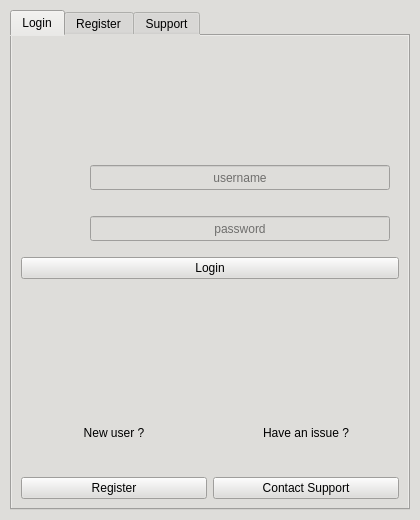
<?xml version="1.0" encoding="UTF-8"?>
<ui version="4.0">
 <class>MainWindow</class>
 <widget class="QMainWindow" name="MainWindow">
  <property name="geometry">
   <rect>
    <x>0</x>
    <y>0</y>
    <width>420</width>
    <height>520</height>
   </rect>
  </property>
  <property name="minimumSize">
   <size>
    <width>420</width>
    <height>520</height>
   </size>
  </property>
  <property name="maximumSize">
   <size>
    <width>420</width>
    <height>520</height>
   </size>
  </property>
  <property name="windowTitle">
   <string>MainWindow</string>
  </property>
  <property name="styleSheet">
   <string notr="true">background-color: rgb(222, 221, 218);</string>
  </property>
  <widget class="QWidget" name="centralwidget">
   <layout class="QGridLayout" name="gridLayout_4">
    <item row="0" column="0">
     <widget class="QTabWidget" name="MainTabs">
      <property name="sizePolicy">
       <sizepolicy hsizetype="Preferred" vsizetype="Preferred">
        <horstretch>0</horstretch>
        <verstretch>0</verstretch>
       </sizepolicy>
      </property>
      <property name="minimumSize">
       <size>
        <width>400</width>
        <height>500</height>
       </size>
      </property>
      <property name="maximumSize">
       <size>
        <width>400</width>
        <height>500</height>
       </size>
      </property>
      <property name="styleSheet">
       <string notr="true">background-color: rgb(222, 221, 218);</string>
      </property>
      <property name="currentIndex">
       <number>0</number>
      </property>
      <property name="iconSize">
       <size>
        <width>25</width>
        <height>25</height>
       </size>
      </property>
      <widget class="QWidget" name="LoginTab">
       <attribute name="icon">
        <iconset>
         <normaloff>UI_Resources/icons/8687572_ic_fluent_person_arrow_right_icon.png</normaloff>UI_Resources/icons/8687572_ic_fluent_person_arrow_right_icon.png</iconset>
       </attribute>
       <attribute name="title">
        <string>Login</string>
       </attribute>
       <layout class="QGridLayout" name="gridLayout">
        <item row="3" column="0">
         <layout class="QVBoxLayout" name="verticalLayout_3">
          <item>
           <layout class="QVBoxLayout" name="verticalLayout_4">
            <item>
             <layout class="QHBoxLayout" name="horizontalLayout_6">
              <item>
               <widget class="QLabel" name="RegisterText">
                <property name="lineWidth">
                 <number>1</number>
                </property>
                <property name="text">
                 <string>New user ?</string>
                </property>
                <property name="alignment">
                 <set>Qt::AlignCenter</set>
                </property>
                <property name="wordWrap">
                 <bool>false</bool>
                </property>
                <property name="textInteractionFlags">
                 <set>Qt::NoTextInteraction</set>
                </property>
               </widget>
              </item>
              <item>
               <widget class="QLabel" name="SupportText">
                <property name="text">
                 <string>Have an issue ?</string>
                </property>
                <property name="alignment">
                 <set>Qt::AlignCenter</set>
                </property>
               </widget>
              </item>
             </layout>
            </item>
           </layout>
          </item>
          <item>
           <layout class="QHBoxLayout" name="horizontalLayout">
            <item>
             <widget class="QPushButton" name="RegisterPushbutton">
              <property name="text">
               <string>Register</string>
              </property>
              <property name="icon">
               <iconset>
                <normaloff>UI_Resources/icons/8687684_ic_fluent_person_add_regular_icon.png</normaloff>UI_Resources/icons/8687684_ic_fluent_person_add_regular_icon.png</iconset>
              </property>
              <property name="iconSize">
               <size>
                <width>25</width>
                <height>25</height>
               </size>
              </property>
             </widget>
            </item>
            <item>
             <widget class="QPushButton" name="SupportPushButton">
              <property name="text">
               <string>Contact Support</string>
              </property>
              <property name="icon">
               <iconset>
                <normaloff>UI_Resources/icons/8687662_ic_fluent_people_toolbox_regular_icon.png</normaloff>UI_Resources/icons/8687662_ic_fluent_people_toolbox_regular_icon.png</iconset>
              </property>
              <property name="iconSize">
               <size>
                <width>25</width>
                <height>25</height>
               </size>
              </property>
             </widget>
            </item>
           </layout>
          </item>
         </layout>
        </item>
        <item row="1" column="0">
         <layout class="QVBoxLayout" name="verticalLayout">
          <item>
           <layout class="QHBoxLayout" name="horizontalLayout_2">
            <item>
             <widget class="QLabel" name="username_loginlabel">
              <property name="sizePolicy">
               <sizepolicy hsizetype="Preferred" vsizetype="Preferred">
                <horstretch>0</horstretch>
                <verstretch>0</verstretch>
               </sizepolicy>
              </property>
              <property name="minimumSize">
               <size>
                <width>45</width>
                <height>45</height>
               </size>
              </property>
              <property name="maximumSize">
               <size>
                <width>45</width>
                <height>45</height>
               </size>
              </property>
              <property name="styleSheet">
               <string notr="true">image: url(:/icons/icons/8687666_ic_fluent_person_note_regular_icon.png);</string>
              </property>
              <property name="text">
               <string/>
              </property>
              <property name="textFormat">
               <enum>Qt::RichText</enum>
              </property>
             </widget>
            </item>
            <item>
             <widget class="QLineEdit" name="username">
              <property name="maximumSize">
               <size>
                <width>300</width>
                <height>25</height>
               </size>
              </property>
              <property name="maxLength">
               <number>50</number>
              </property>
              <property name="alignment">
               <set>Qt::AlignCenter</set>
              </property>
              <property name="placeholderText">
               <string>username</string>
              </property>
             </widget>
            </item>
           </layout>
          </item>
          <item>
           <layout class="QHBoxLayout" name="horizontalLayout_3">
            <item>
             <widget class="QLabel" name="password_loginlabel">
              <property name="sizePolicy">
               <sizepolicy hsizetype="Preferred" vsizetype="Preferred">
                <horstretch>0</horstretch>
                <verstretch>0</verstretch>
               </sizepolicy>
              </property>
              <property name="minimumSize">
               <size>
                <width>45</width>
                <height>45</height>
               </size>
              </property>
              <property name="maximumSize">
               <size>
                <width>45</width>
                <height>45</height>
               </size>
              </property>
              <property name="styleSheet">
               <string notr="true">image: url(:/icons/icons/8687509_ic_fluent_key_multiple_regular_icon.png);</string>
              </property>
              <property name="text">
               <string/>
              </property>
              <property name="textFormat">
               <enum>Qt::RichText</enum>
              </property>
             </widget>
            </item>
            <item>
             <widget class="QLineEdit" name="password">
              <property name="maximumSize">
               <size>
                <width>300</width>
                <height>25</height>
               </size>
              </property>
              <property name="maxLength">
               <number>50</number>
              </property>
              <property name="echoMode">
               <enum>QLineEdit::Password</enum>
              </property>
              <property name="alignment">
               <set>Qt::AlignCenter</set>
              </property>
              <property name="placeholderText">
               <string>password</string>
              </property>
             </widget>
            </item>
           </layout>
          </item>
          <item>
           <layout class="QHBoxLayout" name="horizontalLayout_4">
            <item>
             <layout class="QVBoxLayout" name="verticalLayout_2">
              <item>
               <layout class="QHBoxLayout" name="horizontalLayout_5" stretch="1">
                <property name="spacing">
                 <number>0</number>
                </property>
                <item>
                 <widget class="QPushButton" name="LoginButton">
                  <property name="sizePolicy">
                   <sizepolicy hsizetype="Minimum" vsizetype="Fixed">
                    <horstretch>0</horstretch>
                    <verstretch>0</verstretch>
                   </sizepolicy>
                  </property>
                  <property name="maximumSize">
                   <size>
                    <width>16777215</width>
                    <height>16777215</height>
                   </size>
                  </property>
                  <property name="text">
                   <string>Login</string>
                  </property>
                  <property name="flat">
                   <bool>false</bool>
                  </property>
                 </widget>
                </item>
               </layout>
              </item>
             </layout>
            </item>
           </layout>
          </item>
         </layout>
        </item>
        <item row="2" column="0">
         <widget class="QLabel" name="label">
          <property name="text">
           <string/>
          </property>
          <property name="alignment">
           <set>Qt::AlignCenter</set>
          </property>
         </widget>
        </item>
        <item row="0" column="0">
         <widget class="QLabel" name="LoginImage">
          <property name="text">
           <string/>
          </property>
          <property name="textFormat">
           <enum>Qt::RichText</enum>
          </property>
          <property name="pixmap">
           <pixmap resource="../../UserInterface/UI_Resources/images.qrc">:/newPrefix/images/pexels-eberhardgross-691668.jpg</pixmap>
          </property>
          <property name="scaledContents">
           <bool>true</bool>
          </property>
         </widget>
        </item>
       </layout>
      </widget>
      <widget class="QWidget" name="RegisterTab">
       <attribute name="icon">
        <iconset>
         <normaloff>UI_Resources/icons/8687684_ic_fluent_person_add_regular_icon.png</normaloff>UI_Resources/icons/8687684_ic_fluent_person_add_regular_icon.png</iconset>
       </attribute>
       <attribute name="title">
        <string>Register</string>
       </attribute>
       <layout class="QGridLayout" name="gridLayout_2">
        <item row="0" column="0">
         <layout class="QVBoxLayout" name="verticalLayout_5">
          <item>
           <layout class="QHBoxLayout" name="horizontalLayout_7">
            <item>
             <widget class="QLabel" name="RegisterUsernameLabel">
              <property name="sizePolicy">
               <sizepolicy hsizetype="Preferred" vsizetype="Preferred">
                <horstretch>0</horstretch>
                <verstretch>0</verstretch>
               </sizepolicy>
              </property>
              <property name="minimumSize">
               <size>
                <width>45</width>
                <height>45</height>
               </size>
              </property>
              <property name="maximumSize">
               <size>
                <width>45</width>
                <height>45</height>
               </size>
              </property>
              <property name="styleSheet">
               <string notr="true">image: url(:/icons/icons/8687538_ic_fluent_person_regular_icon.png);</string>
              </property>
              <property name="text">
               <string/>
              </property>
              <property name="textFormat">
               <enum>Qt::RichText</enum>
              </property>
             </widget>
            </item>
            <item>
             <widget class="QLineEdit" name="RegisterUsername">
              <property name="maximumSize">
               <size>
                <width>300</width>
                <height>25</height>
               </size>
              </property>
              <property name="alignment">
               <set>Qt::AlignCenter</set>
              </property>
              <property name="placeholderText">
               <string>Enter username</string>
              </property>
             </widget>
            </item>
           </layout>
          </item>
          <item>
           <layout class="QHBoxLayout" name="horizontalLayout_10">
            <item>
             <widget class="QLabel" name="RegisterNameLabel">
              <property name="sizePolicy">
               <sizepolicy hsizetype="Preferred" vsizetype="Preferred">
                <horstretch>0</horstretch>
                <verstretch>0</verstretch>
               </sizepolicy>
              </property>
              <property name="minimumSize">
               <size>
                <width>45</width>
                <height>45</height>
               </size>
              </property>
              <property name="maximumSize">
               <size>
                <width>45</width>
                <height>45</height>
               </size>
              </property>
              <property name="styleSheet">
               <string notr="true">image: url(:/icons/icons/8687056_ic_fluent_contact_card_group_icon.png);</string>
              </property>
              <property name="text">
               <string/>
              </property>
              <property name="textFormat">
               <enum>Qt::RichText</enum>
              </property>
             </widget>
            </item>
            <item>
             <widget class="QLineEdit" name="RegisterName">
              <property name="maximumSize">
               <size>
                <width>300</width>
                <height>25</height>
               </size>
              </property>
              <property name="echoMode">
               <enum>QLineEdit::Normal</enum>
              </property>
              <property name="alignment">
               <set>Qt::AlignCenter</set>
              </property>
              <property name="placeholderText">
               <string>Enter your name</string>
              </property>
             </widget>
            </item>
           </layout>
          </item>
          <item>
           <layout class="QHBoxLayout" name="horizontalLayout_8">
            <item>
             <widget class="QLabel" name="RegisterPasswordLabel">
              <property name="sizePolicy">
               <sizepolicy hsizetype="Preferred" vsizetype="Preferred">
                <horstretch>0</horstretch>
                <verstretch>0</verstretch>
               </sizepolicy>
              </property>
              <property name="minimumSize">
               <size>
                <width>45</width>
                <height>45</height>
               </size>
              </property>
              <property name="maximumSize">
               <size>
                <width>45</width>
                <height>45</height>
               </size>
              </property>
              <property name="styleSheet">
               <string notr="true">image: url(:/icons/icons/8687518_ic_fluent_lock_closed_regular_icon.png);</string>
              </property>
              <property name="text">
               <string/>
              </property>
              <property name="textFormat">
               <enum>Qt::RichText</enum>
              </property>
             </widget>
            </item>
            <item>
             <widget class="QLineEdit" name="RegisterPassword">
              <property name="maximumSize">
               <size>
                <width>300</width>
                <height>25</height>
               </size>
              </property>
              <property name="echoMode">
               <enum>QLineEdit::Password</enum>
              </property>
              <property name="alignment">
               <set>Qt::AlignCenter</set>
              </property>
              <property name="placeholderText">
               <string>Enter password</string>
              </property>
             </widget>
            </item>
           </layout>
          </item>
          <item>
           <layout class="QHBoxLayout" name="horizontalLayout_9">
            <item>
             <widget class="QLabel" name="RegisterReenterPasswordLabel">
              <property name="sizePolicy">
               <sizepolicy hsizetype="Preferred" vsizetype="Preferred">
                <horstretch>0</horstretch>
                <verstretch>0</verstretch>
               </sizepolicy>
              </property>
              <property name="minimumSize">
               <size>
                <width>45</width>
                <height>45</height>
               </size>
              </property>
              <property name="maximumSize">
               <size>
                <width>45</width>
                <height>45</height>
               </size>
              </property>
              <property name="styleSheet">
               <string notr="true">image: url(:/icons/icons/8687400_ic_fluent_lock_shield_regular_icon.png);</string>
              </property>
              <property name="text">
               <string/>
              </property>
              <property name="textFormat">
               <enum>Qt::RichText</enum>
              </property>
             </widget>
            </item>
            <item>
             <widget class="QLineEdit" name="RegisterReenterPassword">
              <property name="maximumSize">
               <size>
                <width>300</width>
                <height>25</height>
               </size>
              </property>
              <property name="echoMode">
               <enum>QLineEdit::Password</enum>
              </property>
              <property name="alignment">
               <set>Qt::AlignCenter</set>
              </property>
              <property name="placeholderText">
               <string>Re-enter password</string>
              </property>
             </widget>
            </item>
           </layout>
          </item>
          <item>
           <layout class="QHBoxLayout" name="horizontalLayout_11">
            <item>
             <widget class="QLabel" name="RegisterEmailLabel">
              <property name="sizePolicy">
               <sizepolicy hsizetype="Preferred" vsizetype="Preferred">
                <horstretch>0</horstretch>
                <verstretch>0</verstretch>
               </sizepolicy>
              </property>
              <property name="minimumSize">
               <size>
                <width>45</width>
                <height>45</height>
               </size>
              </property>
              <property name="maximumSize">
               <size>
                <width>45</width>
                <height>45</height>
               </size>
              </property>
              <property name="styleSheet">
               <string notr="true">image: url(:/icons/icons/8687459_ic_fluent_mail_regular_icon.png);</string>
              </property>
              <property name="text">
               <string/>
              </property>
              <property name="textFormat">
               <enum>Qt::RichText</enum>
              </property>
             </widget>
            </item>
            <item>
             <widget class="QLineEdit" name="RegisterEmail">
              <property name="maximumSize">
               <size>
                <width>300</width>
                <height>25</height>
               </size>
              </property>
              <property name="alignment">
               <set>Qt::AlignCenter</set>
              </property>
              <property name="placeholderText">
               <string>Enter E-mail</string>
              </property>
             </widget>
            </item>
           </layout>
          </item>
          <item>
           <layout class="QHBoxLayout" name="horizontalLayout_12">
            <property name="spacing">
             <number>6</number>
            </property>
            <item>
             <widget class="QLabel" name="GenderLabel">
              <property name="sizePolicy">
               <sizepolicy hsizetype="Preferred" vsizetype="Preferred">
                <horstretch>0</horstretch>
                <verstretch>0</verstretch>
               </sizepolicy>
              </property>
              <property name="minimumSize">
               <size>
                <width>45</width>
                <height>45</height>
               </size>
              </property>
              <property name="maximumSize">
               <size>
                <width>45</width>
                <height>45</height>
               </size>
              </property>
              <property name="styleSheet">
               <string notr="true">image: url(:/icons/icons/male-and-female.png);</string>
              </property>
              <property name="text">
               <string/>
              </property>
              <property name="textFormat">
               <enum>Qt::RichText</enum>
              </property>
             </widget>
            </item>
            <item>
             <widget class="QLabel" name="RegisterGenderLabel">
              <property name="maximumSize">
               <size>
                <width>80</width>
                <height>25</height>
               </size>
              </property>
              <property name="text">
               <string>Gender:</string>
              </property>
              <property name="alignment">
               <set>Qt::AlignCenter</set>
              </property>
             </widget>
            </item>
            <item>
             <widget class="QComboBox" name="RegisterGenderSelect">
              <property name="maximumSize">
               <size>
                <width>300</width>
                <height>25</height>
               </size>
              </property>
              <property name="layoutDirection">
               <enum>Qt::LeftToRight</enum>
              </property>
              <property name="currentIndex">
               <number>0</number>
              </property>
              <property name="maxVisibleItems">
               <number>3</number>
              </property>
              <property name="maxCount">
               <number>3</number>
              </property>
              <property name="insertPolicy">
               <enum>QComboBox::InsertAtBottom</enum>
              </property>
              <item>
               <property name="text">
                <string>Not selected</string>
               </property>
              </item>
              <item>
               <property name="text">
                <string>Male</string>
               </property>
              </item>
              <item>
               <property name="text">
                <string>Female</string>
               </property>
              </item>
             </widget>
            </item>
           </layout>
          </item>
          <item>
           <layout class="QHBoxLayout" name="horizontalLayout_13">
            <item>
             <widget class="QLabel" name="RegisterBirthdateLabel">
              <property name="maximumSize">
               <size>
                <width>150</width>
                <height>25</height>
               </size>
              </property>
              <property name="text">
               <string>Birthdate:</string>
              </property>
              <property name="alignment">
               <set>Qt::AlignCenter</set>
              </property>
             </widget>
            </item>
            <item>
             <widget class="QDateEdit" name="RegisterBirthDate">
              <property name="maximumSize">
               <size>
                <width>300</width>
                <height>25</height>
               </size>
              </property>
              <property name="alignment">
               <set>Qt::AlignCenter</set>
              </property>
              <property name="maximumDate">
               <date>
                <year>2024</year>
                <month>12</month>
                <day>31</day>
               </date>
              </property>
              <property name="minimumDate">
               <date>
                <year>1900</year>
                <month>1</month>
                <day>1</day>
               </date>
              </property>
              <property name="currentSection">
               <enum>QDateTimeEdit::DaySection</enum>
              </property>
              <property name="displayFormat">
               <string>d/M/yyyy</string>
              </property>
              <property name="calendarPopup">
               <bool>true</bool>
              </property>
              <property name="date">
               <date>
                <year>2024</year>
                <month>1</month>
                <day>9</day>
               </date>
              </property>
             </widget>
            </item>
           </layout>
          </item>
          <item>
           <widget class="QPushButton" name="RegisterEnterButton">
            <property name="text">
             <string>Register</string>
            </property>
           </widget>
          </item>
          <item>
           <widget class="QLabel" name="RegisterStatus">
            <property name="maximumSize">
             <size>
              <width>16777215</width>
              <height>25</height>
             </size>
            </property>
            <property name="text">
             <string/>
            </property>
            <property name="alignment">
             <set>Qt::AlignCenter</set>
            </property>
           </widget>
          </item>
         </layout>
        </item>
       </layout>
      </widget>
      <widget class="QWidget" name="SupportTab">
       <attribute name="icon">
        <iconset>
         <normaloff>UI_Resources/icons/8687662_ic_fluent_people_toolbox_regular_icon.png</normaloff>UI_Resources/icons/8687662_ic_fluent_people_toolbox_regular_icon.png</iconset>
       </attribute>
       <attribute name="title">
        <string>Support</string>
       </attribute>
       <layout class="QGridLayout" name="gridLayout_3">
        <item row="1" column="0">
         <layout class="QVBoxLayout" name="verticalLayout_6">
          <item>
           <layout class="QHBoxLayout" name="horizontalLayout_14">
            <item>
             <widget class="QLabel" name="ForgotPasswordLabel">
              <property name="sizePolicy">
               <sizepolicy hsizetype="Preferred" vsizetype="Preferred">
                <horstretch>0</horstretch>
                <verstretch>0</verstretch>
               </sizepolicy>
              </property>
              <property name="minimumSize">
               <size>
                <width>45</width>
                <height>45</height>
               </size>
              </property>
              <property name="maximumSize">
               <size>
                <width>45</width>
                <height>45</height>
               </size>
              </property>
              <property name="styleSheet">
               <string notr="true">image: url(:/icons/icons/8687526_ic_fluent_mail_alert_regular_icon.png);</string>
              </property>
              <property name="text">
               <string/>
              </property>
              <property name="textFormat">
               <enum>Qt::RichText</enum>
              </property>
             </widget>
            </item>
            <item>
             <widget class="QLineEdit" name="ForgotPasswordEmail">
              <property name="minimumSize">
               <size>
                <width>0</width>
                <height>25</height>
               </size>
              </property>
              <property name="maximumSize">
               <size>
                <width>300</width>
                <height>25</height>
               </size>
              </property>
              <property name="placeholderText">
               <string>Enter your E-mail</string>
              </property>
             </widget>
            </item>
           </layout>
          </item>
          <item>
           <layout class="QHBoxLayout" name="horizontalLayout_15">
            <property name="spacing">
             <number>0</number>
            </property>
            <item>
             <widget class="QLabel" name="ForgotPasswordLabel_2">
              <property name="minimumSize">
               <size>
                <width>0</width>
                <height>25</height>
               </size>
              </property>
              <property name="maximumSize">
               <size>
                <width>175</width>
                <height>25</height>
               </size>
              </property>
              <property name="text">
               <string>Forgot your password ?</string>
              </property>
             </widget>
            </item>
            <item>
             <widget class="QPushButton" name="ForgotPasswordButton">
              <property name="minimumSize">
               <size>
                <width>0</width>
                <height>25</height>
               </size>
              </property>
              <property name="text">
               <string>Get temporary password</string>
              </property>
             </widget>
            </item>
           </layout>
          </item>
          <item>
           <widget class="QLabel" name="ForgotPasswordGuideLabel">
            <property name="minimumSize">
             <size>
              <width>0</width>
              <height>40</height>
             </size>
            </property>
            <property name="text">
             <string>You will receive a temporary password in your email
Please change it once you login</string>
            </property>
            <property name="alignment">
             <set>Qt::AlignCenter</set>
            </property>
           </widget>
          </item>
          <item>
           <widget class="QLabel" name="EmailSentStatus">
            <property name="minimumSize">
             <size>
              <width>0</width>
              <height>40</height>
             </size>
            </property>
            <property name="maximumSize">
             <size>
              <width>16777215</width>
              <height>16777215</height>
             </size>
            </property>
            <property name="styleSheet">
             <string notr="true"/>
            </property>
            <property name="text">
             <string/>
            </property>
            <property name="alignment">
             <set>Qt::AlignCenter</set>
            </property>
           </widget>
          </item>
          <item>
           <layout class="QHBoxLayout" name="horizontalLayout_16">
            <property name="spacing">
             <number>80</number>
            </property>
            <item>
             <widget class="QLabel" name="ReportBugLink">
              <property name="text">
               <string>&lt;a href=&quot;http://www.google.com&quot;&gt;Report a Bug&lt;/a&gt;</string>
              </property>
              <property name="textFormat">
               <enum>Qt::RichText</enum>
              </property>
              <property name="alignment">
               <set>Qt::AlignCenter</set>
              </property>
              <property name="openExternalLinks">
               <bool>true</bool>
              </property>
             </widget>
            </item>
            <item>
             <widget class="QLabel" name="ReportIssueLink">
              <property name="text">
               <string>&lt;a href=&quot;http://www.google.com&quot;&gt;Report other issues&lt;/a&gt;</string>
              </property>
              <property name="textFormat">
               <enum>Qt::RichText</enum>
              </property>
              <property name="alignment">
               <set>Qt::AlignCenter</set>
              </property>
              <property name="openExternalLinks">
               <bool>true</bool>
              </property>
             </widget>
            </item>
           </layout>
          </item>
         </layout>
        </item>
        <item row="0" column="0">
         <widget class="QLabel" name="LoginImage_2">
          <property name="text">
           <string/>
          </property>
          <property name="textFormat">
           <enum>Qt::RichText</enum>
          </property>
          <property name="pixmap">
           <pixmap resource="../../UserInterface/UI_Resources/images.qrc">:/newPrefix/images/pexels-eberhardgross-691668.jpg</pixmap>
          </property>
          <property name="scaledContents">
           <bool>true</bool>
          </property>
         </widget>
        </item>
       </layout>
      </widget>
     </widget>
    </item>
   </layout>
  </widget>
 </widget>
 <resources>
  <include location="../../UserInterface/UI_Resources/images.qrc"/>
 </resources>
 <connections/>
</ui>
